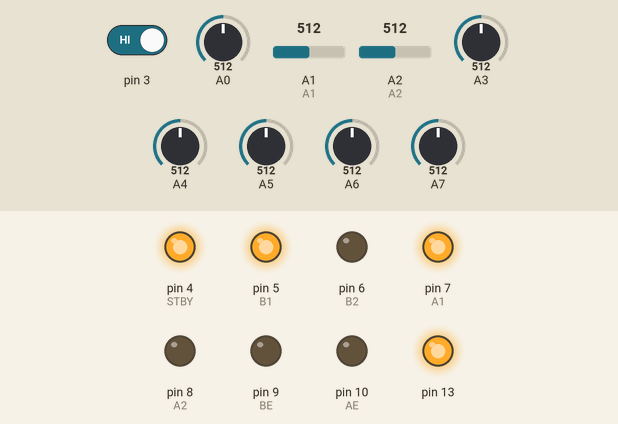
Recording of a sketch running on a simulated Arduino Uno, built with avr-gcc and run on an emulated ATmega328P. Parts: output pins drawn as LEDs (lit = HIGH). The test bench sets the inputs (shaded band); at power-on: pin 3 HIGH, A7 = 512, A0 = 512, A1 = 512, A2 = 512, A3 = 512, A4 = 512, A5 = 512, A6 = 512.

Above: at 12.5 s.
12.6 s: pin 3 driven LOW
At 13.11 s:
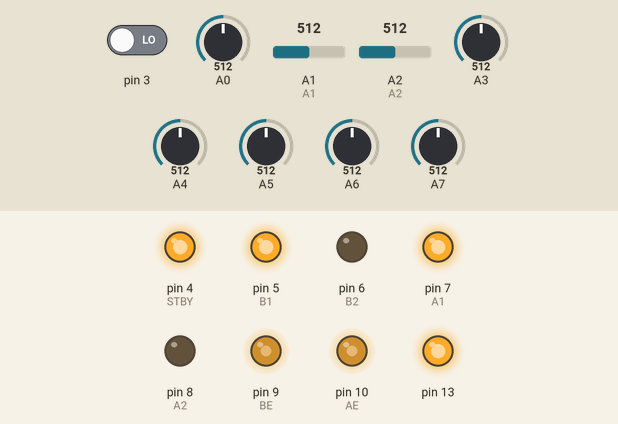
At 14.7 s:
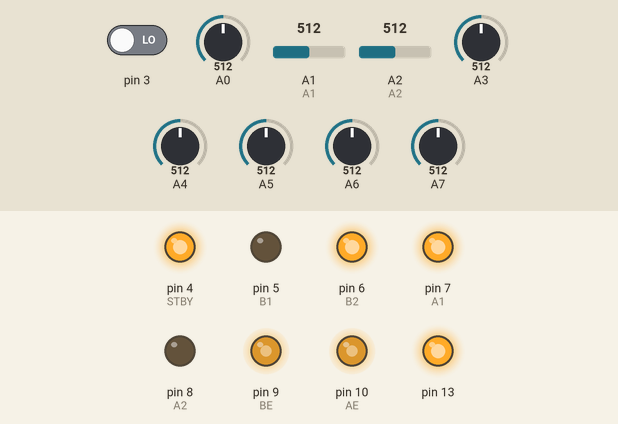
15.6 s: A7 set to 992
At 15.9 s:
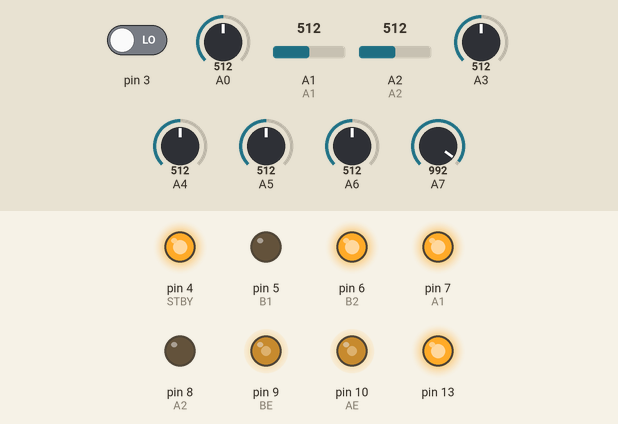
Timing chart, 0 to 18.6 s (numbered marks = the images above; inputs shaded):
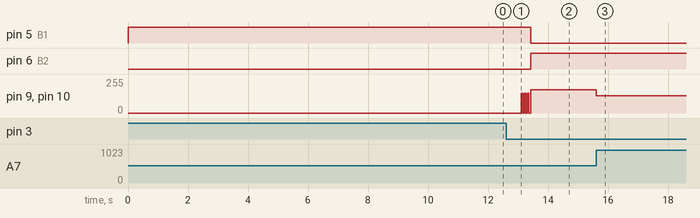

The sketch:

actualrun.ino
```cpp
#include <QTRSensors.h>
#include<SoftwareSerial.h>

#define Kp 0.33 // experiment to determine this, start by something small that just makes your bot follow the line at a slow speed
#define Kd 2.47// experiment to determine this, slowly increase the speeds and adjust this value. ( Note: Kp0.06 < Kd1.97)
#define Ki 0
#define d 150
#define rightMaxSpeed 250   // max speed of the robot
#define leftMaxSpeed 250    // max speed of the robot
#define rightBaseSpeed 175  // this is the speed at which the motors should spin when the robot is perfectly on the line
#define leftBaseSpeed 175   // this is the speed at which the motors should spin when the robot is perfectly on the line

#define NUM_SENSORS  8      // number of sensors used
#define TIMEOUT       4   // waits for 2500 us for sensor outputs to go low
#define EMITTER_PIN   QTR_NO_EMITTER_PIN    // emitter is not controlled
#define turnslowspeed  150
#define turnspeed     175

#define A1 7
#define A2 8
#define AE 10

#define B1 5
#define B2 6
#define BE 9

#define STBY 4

SoftwareSerial mySerial(12, 11); // RX, TX
QTRSensors qtra;

int f2=0;
int lastError;
int t=0;
int f=0;
int x=0;
unsigned int sensors[8], lsavg[8]={100,100,100,100,100,100,100,100},hsavg[8]={700,700,700,700,700,700,700,700} ;
int sum=0;
int n=0;
char path[]="SSLLSRRSSRLRRLLR" ;
int position,error;
void setup() {
  mySerial.begin(9600);

  pinMode(A1,OUTPUT);
  pinMode(A2,OUTPUT);

  pinMode(B1,OUTPUT);
  pinMode(B2,OUTPUT);

  pinMode(AE,OUTPUT);
  pinMode(BE,OUTPUT);

  pinMode(13,OUTPUT);
  pinMode(3,INPUT);

  pinMode(STBY,OUTPUT);
  qtra.setTypeAnalog();
  qtra.setSensorPins((const uint8_t[]){0, 1, 2, 3, 4, 5,6,7}, NUM_SENSORS);

  digitalWrite(STBY,HIGH);
  digitalWrite(A1,HIGH);
  digitalWrite(A2,LOW);
  digitalWrite(B1,HIGH);
  digitalWrite(B2,LOW);

  for (int i = 0; i < 250; i++)
  {
    qtra.calibrate();
    delay(20);
  }

  digitalWrite(13,HIGH);

  for (int i = 0; i < NUM_SENSORS; i++){
    mySerial.print(qtra.calibrationOn.minimum[i]);
    mySerial.print(' ');
    //savg[i]=(qtra.calibratedMinimumOn[i]+qtra.calibratedMaximumOn[i])/2;
  }
  mySerial.println();
  for (int i = 0; i < NUM_SENSORS; i++){
    mySerial.print(qtra.calibrationOn.maximum[i]);
    mySerial.print(' ');
  }
  mySerial.println();
}

void loop(){

  if(f==0)
  {
    analogWrite(AE,0);
    analogWrite(BE,0);
    sum=0;
  }
  if(digitalRead(3)==0&&f==0){
    f=1;
    delay(500);
  }
  else if(digitalRead(3)==0&&f==1){
    f=0;
    delay(500);
  }
  if(f==1){
    /*qtra.readLine(sensors);
    for(int i = 0; i<8; i++){
      mySerial.print(sensors[i]);
      mySerial.print(' ');
    }*/
    solve();
    /*qtra.readLine(sensors);
    for(int i = 0; i<8; i++){
      mySerial.print(sensors[i]);
      mySerial.print(' ');
    }
    mySerial.println*/
  }
}


void _180()
{
  //called when all sensors are out of track

  //robot moves forward for 200ms
  analogWrite(AE, 150);
  analogWrite(BE, 150);
  digitalWrite(A1,HIGH);
  digitalWrite(A2,LOW);
  digitalWrite(B1,HIGH);
  digitalWrite(B2,LOW);

  delay(50);
  qtra.readLineWhite(sensors);

  analogWrite(AE, 0);
  analogWrite(BE, 0);
  delay(80);
  //and takes a right 180 turn
  qtra.readLineWhite(sensors);
  //and takes a right 90 turn

  while(!(sensors[0]>=hsavg[0] ))
  {
    //checking rightmost sensors reach black again
    qtra.readLineWhite(sensors);
    analogWrite(AE, 160);
    analogWrite(BE, 160);
    digitalWrite(B1,HIGH);
    digitalWrite(B2,LOW);
    digitalWrite(A1,LOW);
    digitalWrite(A2,HIGH);
  }
qtra.readLineWhite(sensors);

  while(!(sensors[2]>=hsavg[2] && sensors[1]>=hsavg[1]))
  {
    //checking rightmost sensors reach black again
    qtra.readLineWhite(sensors);
    analogWrite(AE, 130);
    analogWrite(BE, 130);
    digitalWrite(B1,HIGH);
    digitalWrite(B2,LOW);
    digitalWrite(A1,LOW);
    digitalWrite(A2,HIGH);
  }

  //stop the robot after that and change the pins to forward condition
  analogWrite(AE, 0);
  analogWrite(BE, 0);
  digitalWrite(A1,HIGH);
  digitalWrite(A2,LOW);
  digitalWrite(B1,HIGH);
  digitalWrite(B2,LOW);
  delay(200);
}

void left_90(){
  //called when rightmost sensor is in the track and leftmost is out of track

  //robot moves forward for 200ms

  qtra.readLineWhite(sensors);
  //and takes a right 90 turn
  while(!(sensors[7]>=hsavg[7])){
    //checking rightmost sensors reach black again
    qtra.readLineWhite(sensors);
    analogWrite(AE, turnspeed);
    analogWrite(BE, turnspeed);
    digitalWrite(A1,HIGH);
    digitalWrite(A2,LOW);
    digitalWrite(B1,LOW);
    digitalWrite(B2,HIGH);
  }
  qtra.readLineWhite(sensors);
  while(!((sensors[3]>=hsavg[3])&&(sensors[4]>=hsavg[4])))
  {
    //checking rightmost sensors reach black again
    qtra.readLineWhite(sensors);
    analogWrite(AE, 130);
    analogWrite(BE, 130);
    digitalWrite(A1,HIGH);
    digitalWrite(A2,LOW);
    digitalWrite(B1,LOW);
    digitalWrite(B2,HIGH);
  }

  //stop the robot after that and change the pins to forward condition
  analogWrite(AE, 0);
  analogWrite(BE, 0);
  digitalWrite(A1,HIGH);
  digitalWrite(A2,LOW);
  digitalWrite(B1,HIGH);
  digitalWrite(B2,LOW);
  delay(200);
}
void right_90(){
  //called when rightmost sensor is in the track and leftmost is out of track
  //robot moves forward for 200ms

  qtra.readLineWhite(sensors);
  //and takes a right 90 turn
  while(!(sensors[0]>=hsavg[0]&&sensors[1]>=hsavg[1] )){
    //checking rightmost sensors reach black again
    qtra.readLineWhite(sensors);
    analogWrite(AE, turnspeed);
    analogWrite(BE, turnspeed);
    digitalWrite(A1,LOW);
    digitalWrite(A2,HIGH);
    digitalWrite(B1,HIGH);
    digitalWrite(B2,LOW);
  }
  qtra.readLineWhite(sensors);
  //and takes a right 90 turn
  while(!(sensors[3]>=hsavg[3] && sensors[4]>=hsavg[4])){
    //checking rightmost sensors reach black again
    qtra.readLineWhite(sensors);
    analogWrite(AE, turnslowspeed);
    analogWrite(BE, turnslowspeed);
    digitalWrite(A1,LOW);
    digitalWrite(A2,HIGH);
    digitalWrite(B1,HIGH);
    digitalWrite(B2,LOW);
  }

  //stop the robot after that and change the pins to forward condition
  analogWrite(AE, 0);
  analogWrite(BE, 0);
  digitalWrite(A1,HIGH);
  digitalWrite(A2,LOW);
  digitalWrite(B1,HIGH);
  digitalWrite(B2,LOW);
  delay(200);
}
void pid()
{
   //PID condition
    /*mySerial.print(++t);
    mySerial.print(" ");*/
    while(1)
    {
    position = qtra.readLineWhite(sensors); // get calibrated readings along with the line position, refer to the QTR Sensors Arduino Library for more details on line position.
    error = position-3500;
   // mySerial.println(er);
    sum+=error;
    if(error<250&&error>-250)
    {sum=0;
    f2=0;}
    int motorSpeed = Kp * error + Kd * (error - lastError)+Ki*sum;
    lastError = error;
    int rightMotorSpeed = rightBaseSpeed + motorSpeed;
    int leftMotorSpeed = leftBaseSpeed - motorSpeed;
    if(rightMotorSpeed>250)
      rightMotorSpeed=250;

    else if(rightMotorSpeed<=0)
      rightMotorSpeed=0;

    if(leftMotorSpeed>250)
      leftMotorSpeed=250;

    else if(leftMotorSpeed<=0)
      leftMotorSpeed=0;

    analogWrite(AE,rightMotorSpeed);
    analogWrite(BE,leftMotorSpeed);
    if(sensors[0]>hsavg[0]||sensors[7]>lsavg[7])
    {
      break;
    }
   }
}

void solve()
{
   position = qtra.readLineWhite(sensors); // get calibrated readings along with the line position, refer to the QTR Sensors Arduino Library for more details on line position.
   error = position-3500;
  for(int i=0;i<16;i++)
    {
  // SECOND MAIN LOOP BODY
  pid();
  analogWrite(AE, 150);
  analogWrite(BE, 150);
  digitalWrite(A1,HIGH);
  digitalWrite(A2,LOW);
  digitalWrite(B1,HIGH);
  digitalWrite(B2,LOW);
  delay(50);
  analogWrite(AE, 0);
  analogWrite(BE, 0);
  delay(50);

   if(path[i]=='R')
   {
    right_90();
    mySerial.println("R90");
   }
   else  if(path[i]=='L')
   {
    left_90();
    mySerial.println("L90");
   }
   else  if(path[i]=='S')
   {
   }
   }

}
```

Measured:
- after the input at 12.6 s, pin 5 (B1): HIGH → LOW after 0.82 s; pin 6 (B2): LOW → HIGH after 0.82 s; pin 9 (BE), pin 10 (AE): 0/255 → 175/255 after 0.51 s
- after the input at 15.6 s, pin 9 (BE), pin 10 (AE): 175/255 → 130/255 at once
